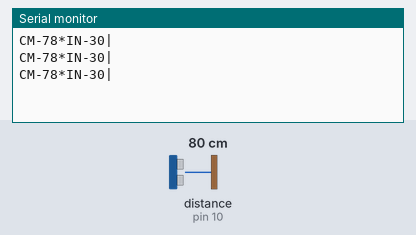
Recording of a sketch running on a simulated Arduino Uno, built with avr-gcc and run on an emulated ATmega328P. Parts: the last lines printed to the serial monitor. Wiring (inferred from the names in the program): ultrasonic range finder: trigger pin 9; echo pin 10. The inputs (shaded band) are chosen by the test bench; at power-on: distance to the obstacle (sensor on pin 10) 80 cm. The echo pulse lasts 58.3 µs per cm.

Above: at 1.3 s.
1.4 s: distance to the obstacle (sensor on pin 10) set to 2 cm
At 1.9 s:
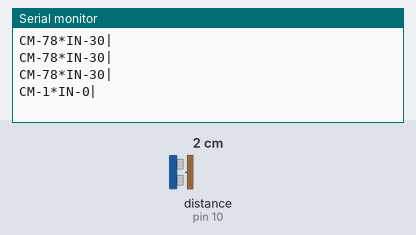
2.9 s: distance to the obstacle (sensor on pin 10) set to 4 cm
At 3.4 s:
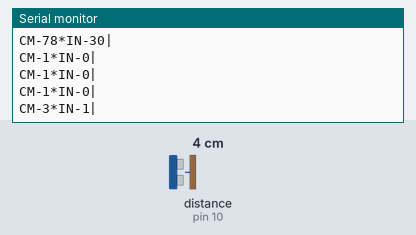
Timing chart, 0 to 5.9 s (numbered marks = the images above; inputs shaded):
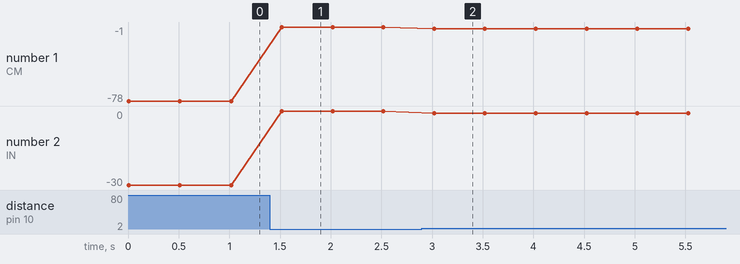

Measured:
- after the input at 1.4 s, the serial monitor: prints a new line after 0.12 s (image 1)
- after the input at 2.9 s, the serial monitor: prints a new line after 0.12 s (image 2)
- plotted number 1: -78 → -1 after the input at 1.4 s, -1 → -3 after the input at 2.9 s
- plotted number 2: -30 → 0 after the input at 1.4 s

The sketch:

arduino.ino
```cpp
const int trigPin = 9;
const int echoPin = 10;

long duration; // time
int distanceCm, distanceInch;

void setup() {
  pinMode(trigPin, OUTPUT);
  pinMode(echoPin, INPUT);
  Serial.begin(9600);
}
void loop() {
  digitalWrite(trigPin, LOW);
  delayMicroseconds(2);
  digitalWrite(trigPin, HIGH);
  delayMicroseconds(10);
  digitalWrite(trigPin, LOW);
  duration = pulseIn(echoPin, HIGH);
  distanceCm= duration*0.034/2;
  distanceInch = duration*0.0133/2;
  Serial.println("CM-" + String(distanceCm) + "*IN-" + String(distanceInch) + "|");
  delay(500); // 1/2 second
}
```
